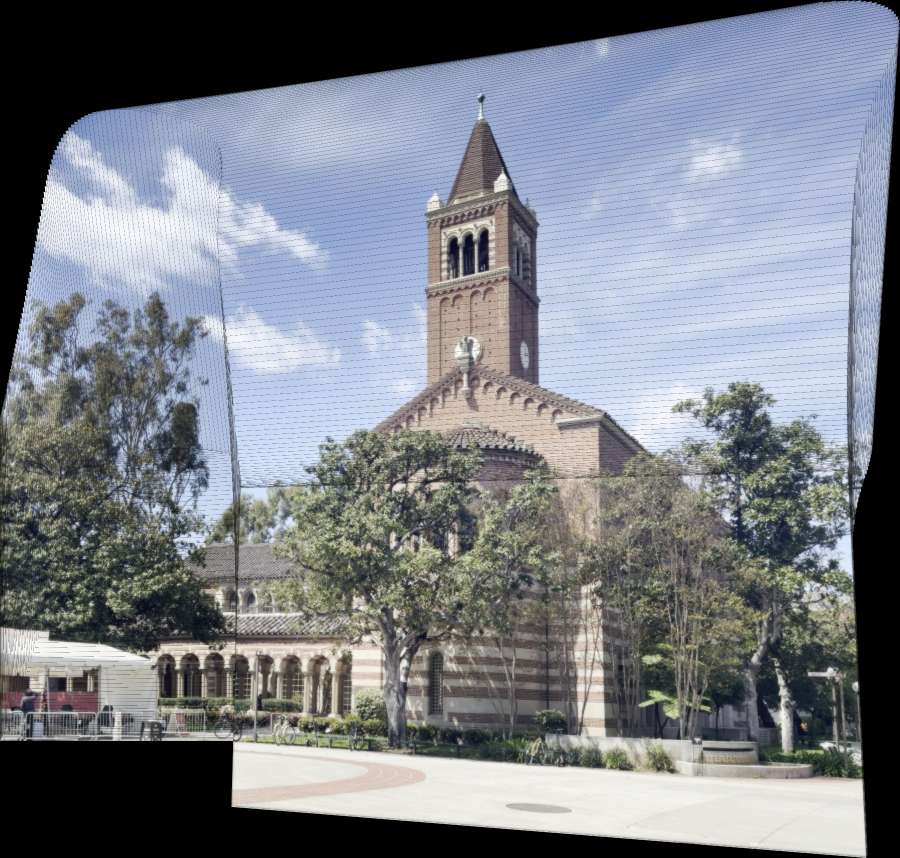
#> input picture output/panorama_test_video2.jpg, 1799 x 1716 px, given in place of ., which was not available (shown at 1/2 size)
$ python -i mult_orb_sift.py   (imports and definitions only)
#> lines starting #> are read from the running program, lines starting #| are printed output that depends on the picture; pictures that were not available may be replaced by others from this repository, and a replacement may not be noted
import cv2
import numpy as np
import glob
import os
from tqdm import tqdm

video_name = "video11"
FRAME_DIR = f"extracted_frames/{video_name}"
FRAME_SCALE = .5
OUTPUT_DIR = f"output/{video_name}"
# [1 line not run here, left out]

def load_and_resize(path, scale=1.0):
#> called with path = '.', scale = 0.5
    img = cv2.imread(path)
#> img is the input picture: shape (1716, 1799, 3); mean B, G, R 134.5, 126.6, 122.4
    return cv2.resize(img, (0, 0), fx=scale, fy=scale)
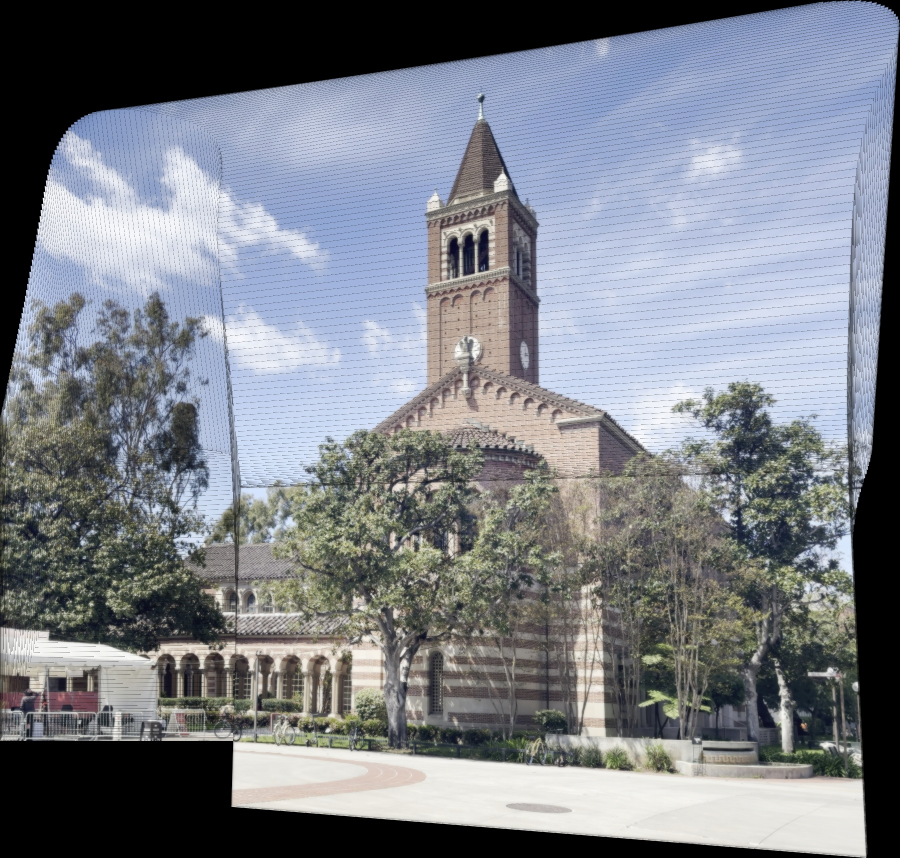
#> returned value: shape (858, 900, 3); mean of channels 0, 1, 2 134.5, 126.6, 122.4; drawn as B, G, R

def detect_and_match_orb(img1, img2):
    orb = cv2.ORB_create(3000)  # Increased feature count for better matching
    kp1, des1 = orb.detectAndCompute(img1, None)
    kp2, des2 = orb.detectAndCompute(img2, None)

    if des1 is None or des2 is None:
        return None, None

    bf = cv2.BFMatcher(cv2.NORM_HAMMING, crossCheck=True)
    matches = bf.match(des1, des2)
    matches = sorted(matches, key=lambda x: x.distance)

    # Require more matches for robust stitching
    if len(matches) < 10:
        return None, None

    src_pts = np.float32([kp1[m.queryIdx].pt for m in matches]).reshape(-1, 1, 2)
    dst_pts = np.float32([kp2[m.trainIdx].pt for m in matches]).reshape(-1, 1, 2)

    return src_pts, dst_pts

def update_corners(corners, H):
    new_corners = []
    for corner in corners:
        corner_homo = np.array([corner[0], corner[1], 1.0])
        transformed = H @ corner_homo
        transformed /= transformed[2]
        new_corners.append((transformed[0], transformed[1]))
    return new_corners

# [9 lines left out: function crop_final_canvas, not called in this run]

def create_panorama(frame_files, suffix=""):
    if len(frame_files) < 2:
        print("❌ Not enough frames to stitch.")
        return None

    base_img = load_and_resize(frame_files[0], scale=FRAME_SCALE)
    h_base, w_base = base_img.shape[:2]
#> h_base = 858; w_base = 900

    # Create a larger canvas for the panorama
    canvas_height = h_base * 6
#> canvas_height = 5148
    canvas_width = w_base * 10
#> canvas_width = 9000
    canvas = np.zeros((canvas_height, canvas_width, 3), dtype=np.uint8)

    # Place the first image in the middle
    x_offset = w_base * 4
#> x_offset = 3600
    y_offset = h_base * 2
#> y_offset = 1716

    accumulated_H = np.eye(3)
    accumulated_H[0, 2] = x_offset
    accumulated_H[1, 2] = y_offset

    canvas[y_offset:y_offset+h_base, x_offset:x_offset+w_base] = base_img

    tracked_corners = [
        (x_offset, y_offset),
        (x_offset + w_base, y_offset),
        (x_offset, y_offset + h_base),
        (x_offset + w_base, y_offset + h_base)
    ]

    prev_img = base_img.copy()

    for i in tqdm(range(1, len(frame_files)), desc=f"🔧 Stitching {suffix}"):
        curr_img = load_and_resize(frame_files[i], scale=FRAME_SCALE)

        src_pts, dst_pts = detect_and_match_orb(prev_img, curr_img)
#> in detect_and_match_orb, `kp1, des1 = orb.detectAndCompute(img1, None)`: kp1 = 3000 keypoints; strongest (x, y, size): (232, 741, 31), (234, 743, 31), (230, 743, 53.6), (226, 742, 111.1)
#> in detect_and_match_orb, `kp2, des2 = orb.detectAndCompute(img2, None)`: kp2 has the same summary as kp1
#> in detect_and_match_orb, `matches = bf.match(des1, des2)`: matches = 3000 matches
#> in detect_and_match_orb, `src_pts = np.float32([kp1[m.queryIdx].pt for m in matches]).reshape(-1..`: src_pts = 3000 rows, first 8: [485, 231], [220, 648], [39, 220], [163, 739], [48, 173], [143, 739], [82, 543], [502, 171]
#> in detect_and_match_orb, `dst_pts = np.float32([kp2[m.trainIdx].pt for m in matches]).reshape(-1..`: dst_pts has the same summary as src_pts
#> dst_pts has the same summary as src_pts in detect_and_match_orb
        if src_pts is None or dst_pts is None:
            print(f"⚠️ Skipping frame {i} due to poor match.")
            continue

        H, _ = cv2.findHomography(dst_pts, src_pts, cv2.RANSAC, 5.0)
#> H = [[1, -6.59e-15, 2.99e-12], [2.49e-15, 1, 2.19e-12], [3.94e-18, -1.65e-17, 1]]
        if H is None:
            print(f"⚠️ Homography failed for frame {i}")
            continue

        accumulated_H = accumulated_H @ H
#> accumulated_H = [[1, -6.58e-14, 3600], [9.24e-15, 1, 1716], [3.94e-18, -1.65e-17, 1]]

        warped = cv2.warpPerspective(curr_img, accumulated_H, (canvas.shape[1], canvas.shape[0]))

        # Blend the images together
        mask = (warped > 0)
        canvas[mask] = warped[mask]

        corners = [
            (0, 0),
            (curr_img.shape[1], 0),
            (0, curr_img.shape[0]),
            (curr_img.shape[1], curr_img.shape[0])
        ]
#> corners = [(0, 0), (900, 0), (0, 858), (900, 858)]

        transformed_corners = update_corners(corners, accumulated_H)
#> the loop in update_corners, `for corner in corners:` made 4 passes
#> transformed on passes 1 to 4: [3600, 1716, 1], [4500, 1716, 1], [3600, 2574, 1], [4500, 2574, 1]
#> after the loop in update_corners, `for corner in corners:`: new_corners = [(3600, 1716), (4500, 1716), (3600, 2574), (4500, 2574)]
#> transformed_corners has the same summary as new_corners in update_corners
        tracked_corners.extend(transformed_corners)

        prev_img = curr_img
#> pass 2 of the loop in create_panorama, `for i in tqdm(range(1, len(frame_files)), desc=f"🔧 Stitching {suffix}"):`:
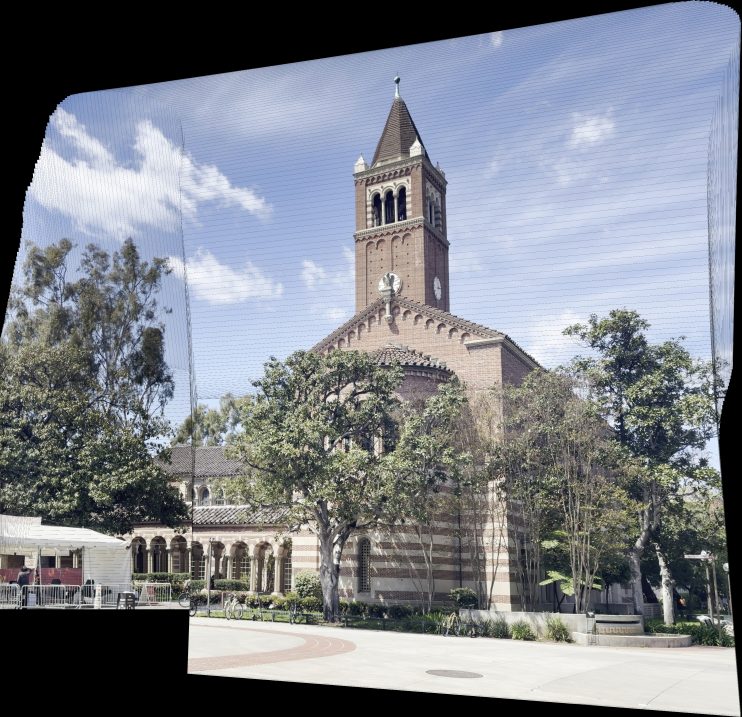
#> input picture output/panorama_video2.jpg, 2965 x 2868 px, given in place of , which was not available (shown at 1/4 size)
#> in load_and_resize, img is the input picture: shape (2868, 2965, 3); mean B, G, R 137.9, 130.2, 126
#> in load_and_resize (call 3), `return cv2.resize(img, (0, 0), fx=scale, fy=scale)`:
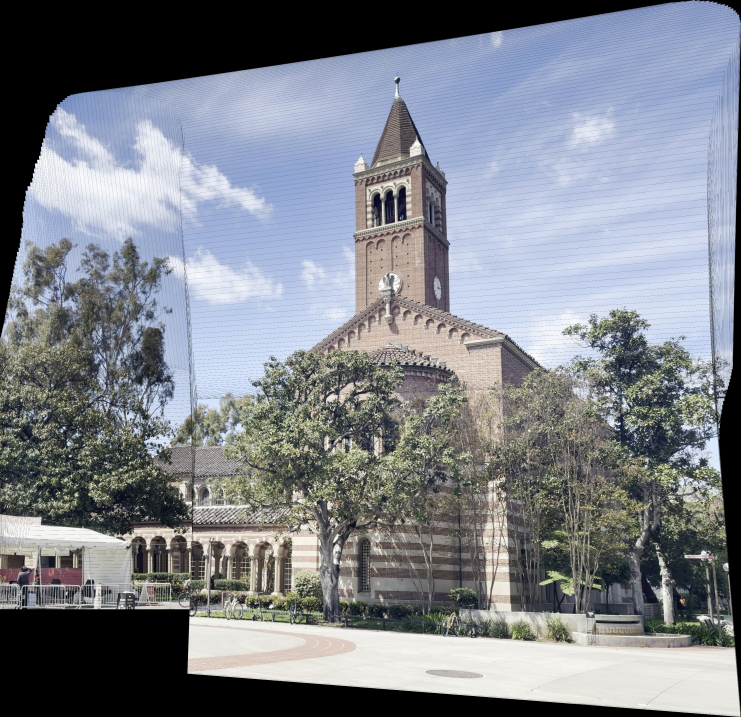
#> returned value: shape (1434, 1482, 3) (shown at 1/2 size); mean of channels 0, 1, 2 138, 130.3, 126.1; drawn as B, G, R
#> kp2 = 3000 keypoints; strongest (x, y, size): (73, 325, 31), (70, 328, 31), (63, 363, 31), (61, 365, 31)
#> matches = 1309 matches
#> in detect_and_match_orb (call 2), `src_pts = np.float32([kp1[m.queryIdx].pt for m in matches]).reshape(-1..`: src_pts = 1309 rows, first 8: [231.8, 805], [271.3, 660.1], [301, 711], [769, 710], [780, 697.2], [830.4, 560.4], [779.3, 699.8], [349.1, 654.9]
#> in detect_and_match_orb (call 2), `dst_pts = np.float32([kp2[m.trainIdx].pt for m in matches]).reshape(-1..`: dst_pts = 1309 rows, first 8: [375.7, 1343.7], [444.9, 1089.9], [495.9, 1180.2], [1304.6, 1175], [1323, 1152.9], [1401.8, 918.6], [1319.8, 1155.6], [579.3, 1080.9]
#> H = [[0.621, 0.0173, -10.41], [0.00616, 0.645, -9.5], [8.51e-06, 4.7e-05, 1]]
#> accumulated_H = [[0.652, 0.186, 3589.6], [0.0208, 0.726, 1706.5], [8.51e-06, 4.7e-05, 1]]
#> the loop in update_corners (call 2), `for corner in corners:` made 4 passes
#> transformed on passes 1 to 4: [3589.6, 1706.5, 1], [4498.6, 1715.6, 1], [3613.5, 2573.9, 1], [4465.5, 2572.3, 1]
#> transformed_corners = [(3589.6, 1706.5), (4498.6, 1715.6), (3613.5, 2573.9), (4465.5, 2572.3)]

    cropped = crop_final_canvas(canvas, tracked_corners)
    output_path = f"{OUTPUT_DIR}/panorama_{video_name}_{suffix}.jpg"
    cv2.imwrite(output_path, cropped)
    print(f"✅ Panorama saved to {output_path}")

    return cropped

# [172 lines left out: functions merge_panoramas, main, not called in this run]

# [2 lines not run here, left out]

#> (the run stopped early here; a loop or call above may not have finished)
